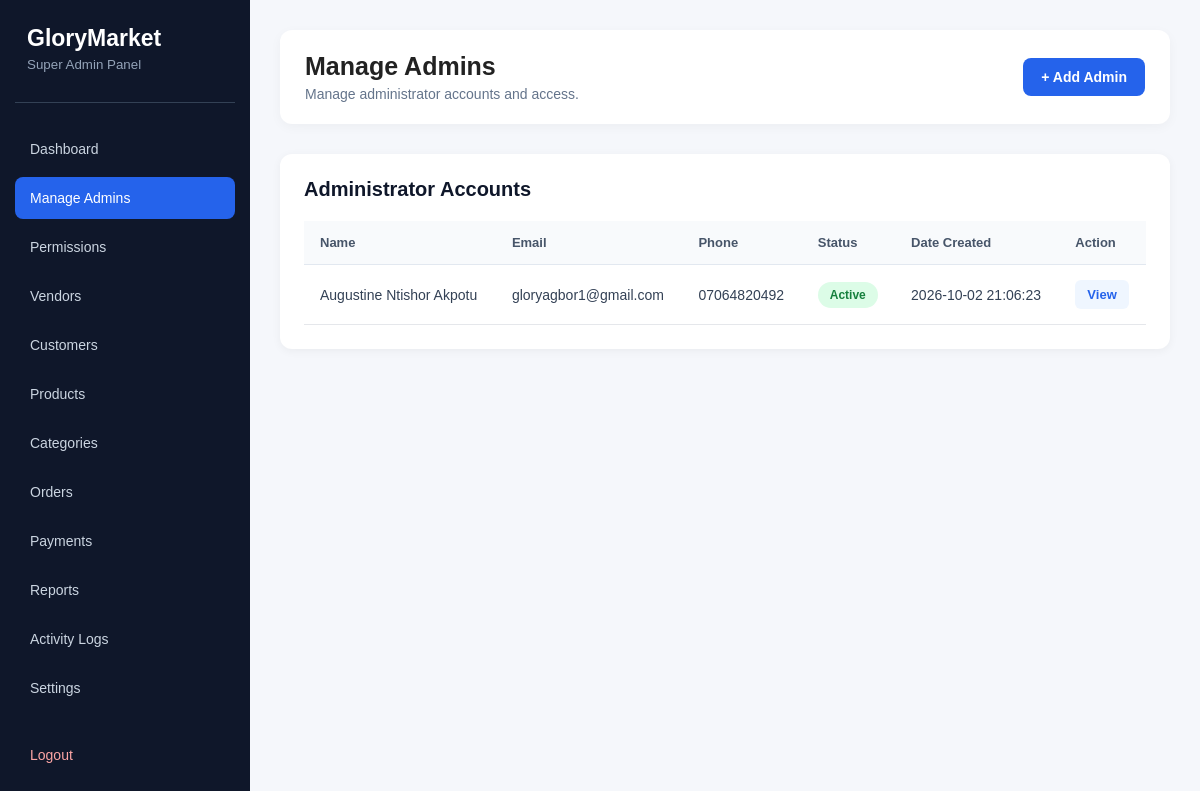
Page /admin/admins.php (signed in) on the committed database.
### tables this page shows
CREATE TABLE `users` (
  `id` int(11) NOT NULL,
  `full_name` varchar(100) NOT NULL,
  `email` varchar(150) NOT NULL,
  `phone` varchar(20) DEFAULT NULL,
  `profile_picture` varchar(255) DEFAULT NULL,
  `password` varchar(255) NOT NULL,
  `role` enum('super_admin','admin','vendor','customer') NOT NULL DEFAULT 'customer',
  `status` enum('active','inactive','suspended') NOT NULL DEFAULT 'active',
  `email_verified_at` datetime DEFAULT NULL,
  `created_at` timestamp NOT NULL DEFAULT current_timestamp(),
  `updated_at` timestamp NOT NULL DEFAULT current_timestamp() ON UPDATE current_timestamp()
);

### admin/admins.php (the view, shortened to what this page needs)
<?php
$pdo = getDbConnection();
$stmt = $pdo->prepare("
    SELECT id, full_name, email, phone, status, created_at
    FROM users
    WHERE role = 'admin'
    ORDER BY created_at DESC
");
$stmt->execute();
$admins = $stmt->fetchAll(PDO::FETCH_ASSOC);
?>
<!DOCTYPE html>
<html lang="en">
<head>
    <link rel="stylesheet" href="../assets/css/admin-dashboard.css">
</head>
<body>
<div class="admin-layout">
    <aside class="sidebar">
    <div class="sidebar-brand">
        <h2>GloryMarket</h2>
        <small>Super Admin Panel</small>
    </div>
    <nav class="sidebar-nav">
        <a href="dashboard.php">
            <span>Dashboard</span>
        </a>
        <a href="admins.php" class="active">
            <span>Manage Admins</span>
        </a>
        <a href="permissions.php">
            <span>Permissions</span>
        </a>
        <a href="vendors.php">
            <span>Vendors</span>
        </a>
        <a href="customers.php">
            <span>Customers</span>
        </a>
        <a href="products.php">
            <span>Products</span>
        </a>
        <a href="categories.php">
            <span>Categories</span>
        </a>
        <a href="orders.php">
            <span>Orders</span>
        </a>
        <a href="payments.php">
            <span>Payments</span>
        </a>
        <a href="reports.php">
            <span>Reports</span>
        </a>
        <a href="activity-logs.php">
            <span>Activity Logs</span>
        </a>
        <a href="settings.php">
            <span>Settings</span>
        </a>
        <a href="../logout.php" class="logout-link">
            <span>Logout</span>
        </a>
    </nav>
</aside>
    <main class="main-content">
    <div class="topbar">
        <div>
            <h1>Manage Admins</h1>
            <p>Manage administrator accounts and access.</p>
        </div>
        <a href="admin-create.php" class="primary-btn">
            + Add Admin
        </a>
    </div>
    <div class="table-panel">
        <div class="panel-header">
            <h2>Administrator Accounts</h2>
        </div>
        <div class="table-wrapper">
            <table class="orders-table">
                <thead>
                    <tr>
                        <th>Name</th>
                        <th>Email</th>
                        <th>Phone</th>
                        <th>Status</th>
                        <th>Date Created</th>
                        <th>Action</th>
                    </tr>
                </thead>
                <tbody>
                <?php if (!empty($admins)): ?>
                    <?php foreach ($admins as $admin): ?>
                        <tr>
                            <td>
                                <?= htmlspecialchars($admin['full_name']) ?>
                            </td>
                            <td>
                                <?= htmlspecialchars($admin['email']) ?>
                            </td>
                            <td>
                                <?= htmlspecialchars($admin['phone'] ?? '-') ?>
                            </td>
                            <td>
    <span class="status-badge status-<?= htmlspecialchars($admin['status']) ?>">
        <?= htmlspecialchars(ucfirst($admin['status'])) ?>
    </span>
</td>
                            <td>
                                <?= htmlspecialchars($admin['created_at']) ?>
                            </td>
                            <td>
                                <a
                                    href="admin-view.php?id=<?= $admin['id'] ?>"
                                    class="view-btn"
                                >
                                    View
                                </a>
                            </td>
                        </tr>
                    <?php endforeach; ?>
                <?php endif; ?>
                </tbody>
            </table>
        </div>
    </div>
</main>
</div>
</body>
</html>

### assets/css/admin-dashboard.css (style rules this page uses)
* { margin: 0; padding: 0; box-sizing: border-box; }
body { font-family: 'Segoe UI', Arial, sans-serif; background: #f1f5f9; color: #1e293b; }
.sidebar { width: 250px; background: #0f172a; color: #ffffff; position: fixed; top: 0; left: 0; height: 100vh; overflow-y: auto; padding: 25px 15px; }
.sidebar-brand { padding: 0 12px 30px; border-bottom: 1px solid #334155; }
.sidebar-brand h2 { font-size: 23px; color: #ffffff; }
.sidebar-brand small { display: block; color: #94a3b8; margin-top: 5px; }
.sidebar-nav { margin-top: 25px; }
.sidebar-nav a { display: flex; align-items: center; gap: 13px; padding: 13px 15px; margin-bottom: 7px; color: #cbd5e1; text-decoration: none; border-radius: 8px; font-size: 14px; transition: 0.3s; }
.sidebar-nav a:hover, .sidebar-nav a.active { background: #2563eb; color: #ffffff; }
.sidebar-nav .logout-link { margin-top: 25px; color: #fca5a5; }
.main-content { margin-left: 250px; width: calc(100% - 250px); padding: 30px; }
.topbar { display: flex; justify-content: space-between; align-items: center; background: #ffffff; padding: 22px 25px; border-radius: 12px; margin-bottom: 30px; box-shadow: 0 3px 12px rgba(0, 0, 0, 0.04); }
.topbar h1 { font-size: 25px; margin-bottom: 5px; }
.topbar p { color: #64748b; font-size: 14px; }
.table-panel { background: #ffffff; border-radius: 12px; padding: 25px; box-shadow: 0 3px 12px rgba(0, 0, 0, 0.04); }
.panel-header { display: flex; justify-content: space-between; align-items: center; margin-bottom: 20px; }
.panel-header h2 { font-size: 20px; color: #0f172a; margin-bottom: 5px; }
.table-wrapper { width: 100%; overflow-x: auto; }
.orders-table { width: 100%; border-collapse: collapse; min-width: 900px; }
.orders-table th { text-align: left; padding: 14px; background: #f8fafc; color: #475569; font-size: 13px; font-weight: 600; border-bottom: 1px solid #e2e8f0; }
.orders-table td { padding: 16px 14px; border-bottom: 1px solid #e2e8f0; color: #334155; font-size: 14px; }
.status-badge { display: inline-block; padding: 6px 10px; border-radius: 20px; font-size: 12px; font-weight: 600; text-transform: capitalize; }
.view-btn { display: inline-flex; align-items: center; gap: 7px; padding: 8px 12px; background: #2563eb; color: #ffffff; text-decoration: none; border-radius: 6px; font-size: 13px; transition: 0.3s; }
.table-panel { background: #fff; border-radius: 12px; padding: 24px; margin-top: 25px; box-shadow: 0 2px 10px rgba(0, 0, 0, 0.05); }
.panel-header h2 { margin: 0; font-size: 20px; }
.orders-table { width: 100%; border-collapse: collapse; min-width: 800px; }
.orders-table th { padding: 14px 16px; text-align: left; background: #f8fafc; color: #475569; font-size: 13px; }
.orders-table td { padding: 15px 16px; border-bottom: 1px solid #e5e7eb; font-size: 14px; }
.primary-btn { display: inline-block; padding: 11px 18px; background: #2563eb; color: #fff; border: none; border-radius: 8px; text-decoration: none; font-size: 14px; font-weight: 600; cursor: pointer; }
.view-btn { display: inline-block; padding: 7px 12px; background: #eff6ff; color: #2563eb; border-radius: 6px; text-decoration: none; font-size: 13px; font-weight: 600; }
.status-badge { display: inline-block; padding: 5px 10px; border-radius: 20px; font-size: 12px; font-weight: 600; }
.status-active { background: #dcfce7; color: #15803d; }
.status-badge { padding: 6px 12px; border-radius: 20px; font-size: 12px; font-weight: 600; }
.status-badge { display: inline-flex; align-items: center; justify-content: center; padding: 6px 12px; border-radius: 30px; font-size: 11px; font-weight: 700; text-transform: capitalize; white-space: nowrap; }
* { box-sizing: border-box; }
body { margin: 0; padding: 0; background: #f5f7fb; font-family: Arial, sans-serif; color: #222; }
.status-badge { display: inline-block; padding: 6px 12px; border-radius: 20px; font-size: 12px; font-weight: 600; text-transform: capitalize; }
body { margin: 0; background: #f5f7fb; font-family: Arial, sans-serif; }
.admin-layout { display: flex; min-height: 100vh; }

### rows in the picture
users: full_name "Augustine Ntishor Akpotu", email "gloryagbor1@gmail.com", phone "07064820492", status "Active", created_at "2026-10-02 21:06:23"
